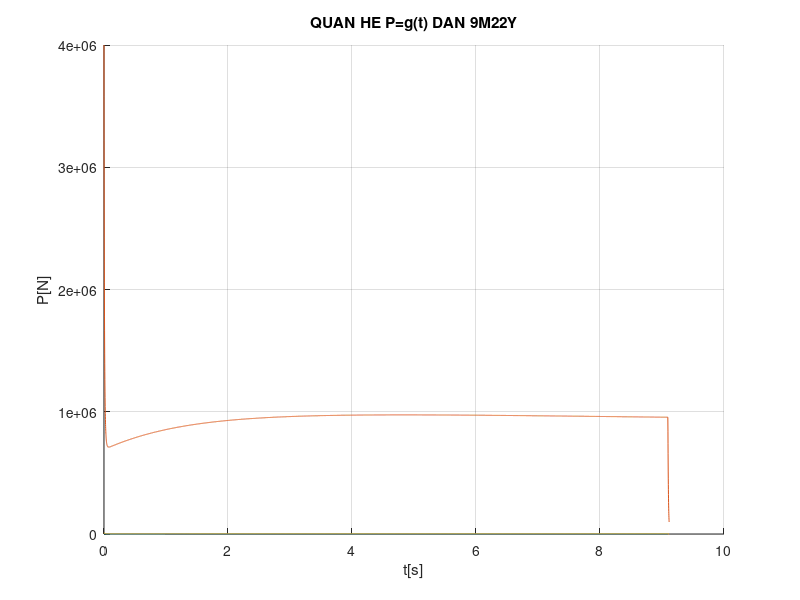

MATLAB code to generate this figure:
  %--------PROGRAM DTR-----------
%'---chuong trinh giai bai toan TPT cua DTR M21-4/10/07--'
clear all;
close all;
clf;
%' Cac thong so ban dau- cua file so lieu M21'
    buocTP  =0.001;
    spt     =5;
    Dn1     =0.1; 
    Dn2     =0; 
    dtr1    =0.024;
    dtr2    =0;
    Lt1     =0.9;
    Lt2     =0;
    Ro1     =1580;				% Mat do thuoc phong
    Ro2     =1580;				%------------------------
    kn      =1.25; 			% khi n
    f0      =850000; 
    u1      =0.12*10^(-6); 
    nuy     =0.69;
    slf     =7; 
    dth     =0.018; 
    Dk      =0.112; 
    kw      =0.6*10^(-5);
    kt      =0.011; 
    Tbd     =288.9; 
    Tbdc    =273; 
    a       =0.3; 
    b       =5.0; 
    phi2    =0.92;
    pmoi    =40*10^5;
%'Ket thuc cac tham so mau ban dau'
 
%Bat dau tinh toan trong chuong trinh
    Lk=(Lt1+Lt2)*1.1;							% chieu dai buong dot
    Fth=slf*pi*dth^2/4;							% dien tich tiet dien toi han
    Smd1=pi/4*(Dn1^2-dtr1^2);			% dien tich mat dau1
    Smd2=pi/4*(Dn2^2-dtr2^2);
    Om1=Smd1*Lt1*Ro1;					% khoi luong tp w
    Om2=Smd2*Lt2*Ro2;
    Om=Om1+Om2;
    Fk=pi/4*Dk^2;								% dien tich mat cat buong dot
    Vk=pi*Dk^2*Lk/4;							% the tich buon dot
    ft=1/(1-kt*(Tbd-Tbdc));					% 	ham nhiet do
    k0=sqrt(2*kn/(kn+1))*(2/(kn+1))^(1/(kn-1));		%
    tgchay=0.0;
    
    x(1)=0.00001;
    x(2)=0.00001;
    x(3)=0.00001;		% luong thuoc phong chay tuong doi
    x(4)=0.7105;
    x(5)=pmoi;
    tg(1)=tgchay;
    si(1)=x(3);				% luong thuoc phong chay tuong doi
    khi(1)=x(4);			% he so ton that nhiet
    p(1)=x(5);				% ap suat
    k=2; 					%
    pmax=0.0;
  while x(3)<=1.0 % Of vong si ( tp chay chua het)
    %---Procedure runkut-------
    w1=[0 0.5 0.5 1];		% he so
    for ir=1:spt
     sr(1,ir)=0;				%cac he so k
    end;
    for jr=1:4
      nr=jr+1;
      for kr=1:spt
        y(kr)=x(kr)+w1(jr)*sr(jr,kr);		% y: ket qua trung gian tuong ung
      end;
        %'-khai bao ve phai HPT-'
        %y(1)=si1; y(2)=si2; y(3)=si; y(4)=khi; y(5)=p;
     
      S1=(pi*(Dn1+dtr1)*Lt1);		% dien tich khoi  1
      S2=(pi*(Dn2+dtr2)*Lt2);		% dien tich khoi  1
      fp1=u1*y(5)^nuy;					% ham ap suat
      fp2=u1*y(5)^nuy;					%ham ap suat
      et1=1/4*(Dn1-dtr1)*y(1);		% y1: be day chay tuong doi cua thanh 1
      et2=1/4*(Dn2-dtr2)*y(2);		
      ftd=Fk-pi/4*((Dn1-2*et1)^2-(dtr1+2*et1)^2+(Dn2-2*et2)^2-(dtr2+2*et2)^2)/2;				% dien tich tiet dien thoat khi tu do
      w=phi2*k0*Fth*sqrt(y(4)*f0)/ftd;		% so hang thu nhat cua pt dp
      fw=1+kw*w^2;								% ham soi mon cua quy luat toc do chay
      uc1=fp1*ft*fw;									% toc do chay cua nhien lieu
      uc2=fp2*ft*fw;
      if y(1)>=1 
          y(1)=1;
          h(1)=0; 
      else h(1)=S1*uc1*Ro1/Om1;
      end
      if y(2)>=1
          y(2)=1;
          h(2)=0; 
      else h(2)=0;	%h(2)=S2*uc2*Ro2/Om2;
      end          
      h(3)=(Om1*h(1)+Om2*h(2))/Om;
      h(4)=a*b*h(3)/(1+b*y(3))^2;
      khi1=h(4)/y(4);
      V=Vk-(Om1*(1-y(1))/Ro1+Om2*(1-y(2))/Ro2);
      ht1=(phi2*k0*Fth*sqrt(y(4)*f0)+S1*uc1+S2*uc2-V*khi1)*y(5);
      ht2=(S1*uc1*Ro1+S2*uc2*Ro2)*y(4)*f0;
      h(5)=-(ht1-ht2)/V;
      
         %'- ket thuc khai bao VP-'
      for lr=1:spt
         sr(nr,lr)=buocTP*h(lr);
      end;
    end
    for lr=1:spt
        x(lr)=x(lr)+(sr(2,lr)+2*sr(3,lr)+2*sr(4,lr)+sr(5,lr))/6;
     end;
        %'-ket thuc Procedure runkut-'
    
    tg(k)=tgchay;
    si(k)=x(3);
    khi(k)=x(4);
    p(k)=x(5);
    
    if pmax<=x(5); 
       pmax=x(5);		%tinh pmax
    end
    tgchay=tgchay+buocTP;
    k=k+1; 
  end 						%End cua vong si
  hold on;
  plot(tg,si); 				%Ve do thi P(t)
  title('QUAN HE Si=g(t) DAN 9M22Y');
  xlabel('t[s]');
  ylabel('Si');
  grid on;
  
  tk=tgchay-buocTP; %thoi gian chay cua tich phan
  kk=k-1;
  k=kk;
  pk=x(5);
  mk=pk*Vk/f0; 
  vkk=Vk/mk;
  bnk=(phi2*k0*kn*Fth*sqrt(pk/vkk))/mk;
  btk=(kn-1)*bnk/2/kn;
  k=kk+1;
  tchk=buocTP;
  while x(5)>=1*10^5 %cua thoi ki phut khi tu do
    x(5)=pk*(1+btk*tchk)^(-(2*kn/(kn-1)));
    p(k)=x(5);
	tchk=tchk+buocTP;
    tg(k)=tk+tchk;
    k=k+1;
  end %end cua thoi ki phut khi tu do
  tc=tk+tchk-buocTP; %thoi gian lam viec cua DC
  hold on;
  plot(tg,p); %Ve do thi p(t)
  title('QUAN HE p=f(t) DAN 9M22Y');
  xlabel('t[s]');
  ylabel('p[Pa]');
  grid on;
  P=1.5*Fth*p; 
  Pmax=1.5*Fth*pmax;
  disp('----------------------------------------------');
  disp('  Ket qua chay chuong trinh thu duoc:');
  fprintf('   + Luc day lon nhat Pmax= %g (N) \n',Pmax);
  fprintf('   + Ap suat lon nhat pmax= %g (MPa) \n',pmax/1e6);
  fprintf('   + Thoi gian lam viec cua dong co %g (s) \n',tc);
  fprintf('   + Thoi gian thuoc phong chay het  %g (s) \n',tk);
  hold on;
  plot(tg,P); %Ve do thi P(t)
  title('QUAN HE P=g(t) DAN 9M22Y');
  xlabel('t[s]');
  ylabel('P[N]');
  grid on;

  
  